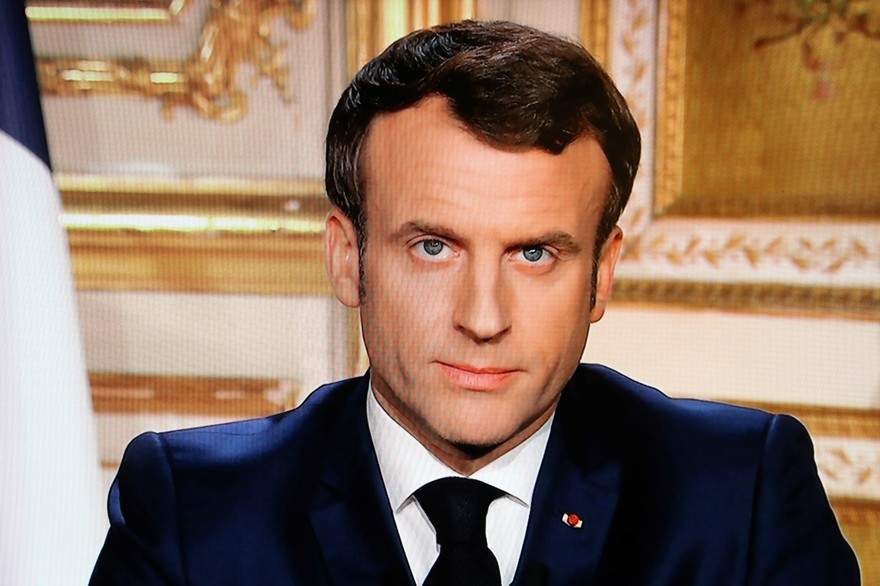
#> input picture cloudito-rest-api/recognition/recognition_deamon/training-data/s1/1.jpg, 880 x 586 px
$ python core_deamon.py
#> lines starting #> are read from the running program, lines starting #| are printed output that depends on the picture
#> in prepare_training_data, image is the input picture: shape (586, 880, 3); mean B, G, R 100.2, 118.7, 145.3
import socket
import cv2
import os
import numpy as np
from recognition import RecognizerThread
import json
from json import JSONEncoder
from numpy import asarray


subjects = ["", "Macron", "Chirac"]

def detect_face(img):
    gray = cv2.cvtColor(img, cv2.COLOR_BGR2GRAY)
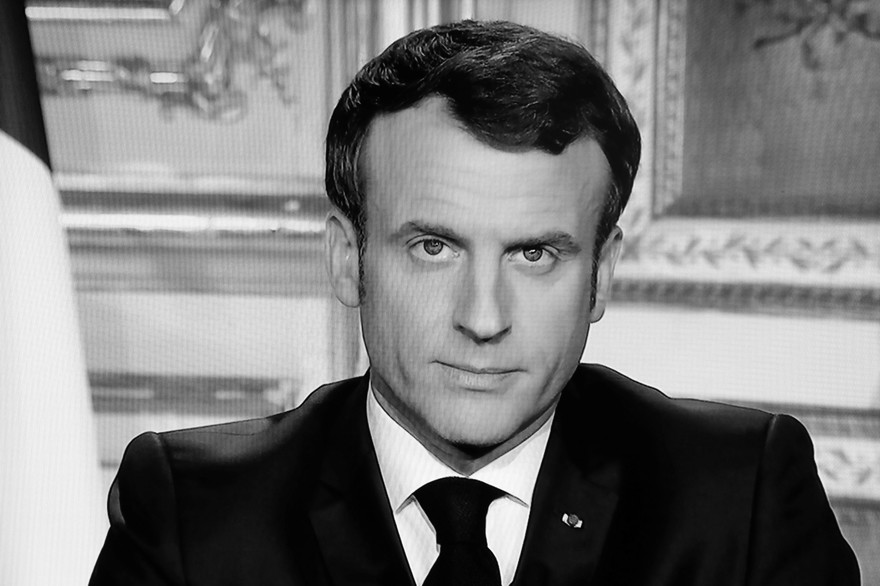
#> gray: shape (586, 880); min 0, max 255, mean 124.5
    face_cascade = cv2.CascadeClassifier('opencv-files/lbpcascade_frontalface.xml')
    faces = face_cascade.detectMultiScale(gray, scaleFactor=1.2, minNeighbors=5);
#> faces = [[359, 154, 252, 252]]
    if (len(faces) == 0):
        return None, None
    (x, y, w, h) = faces[0]
#> x = 359; y = 154; w = 252; h = 252
    return gray[y:y+w, x:x+h], faces[0]

#fonction qui analyse les images de la BDD
def prepare_training_data(data_folder_path):
    dirs = os.listdir(data_folder_path)
    faces = []
    labels = []
    for dir_name in dirs:
        if not dir_name.startswith("s"):
            continue;
        label = int(dir_name.replace("s", ""))
        subject_dir_path = data_folder_path + "/" + dir_name
        subject_images_names = os.listdir(subject_dir_path)
        for image_name in subject_images_names:
            if image_name.startswith("."):
                continue;
            image_path = subject_dir_path + "/" + image_name
            image = cv2.imread(image_path)
            face, rect = detect_face(image)
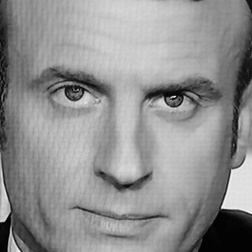
#> face: shape (252, 252); min 0, max 245, mean 143.8
#> rect = [359, 154, 252, 252]
            if face is not None:
                faces.append(face)
                labels.append(label)
    return faces, labels


#Préparation de la base de donnée des visages
print("Preparing data...")
faces, labels = prepare_training_data("training-data")
print("Data prepared")
print("Total faces: ", len(faces))
print("Total labels: ", len(labels))

#Démarrage de l'écoute du socket
#> (the run stopped early here; a loop or call above may not have finished)
